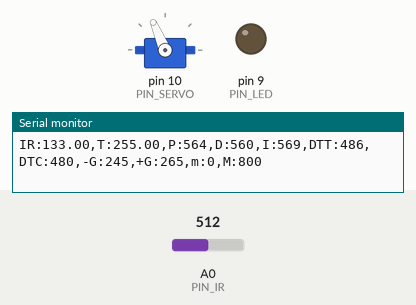
Simulated run of this sketch. Board: Arduino Uno, built with avr-gcc and run on an emulated ATmega328P. Shown: servo, output pins drawn as LEDs (lit = HIGH), the last lines printed to the serial monitor. The test bench sets the inputs (shaded band); at power-on: A0 (PIN_IR) = 512.

Above: at 1.02 s.
1.3 s: A0 (PIN_IR) set to 122
At 4.09 s:
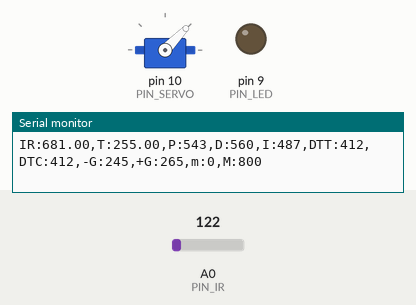
4.3 s: A0 (PIN_IR) set to 0
7.3 s: A0 (PIN_IR) set to 107
At 52.4 s:
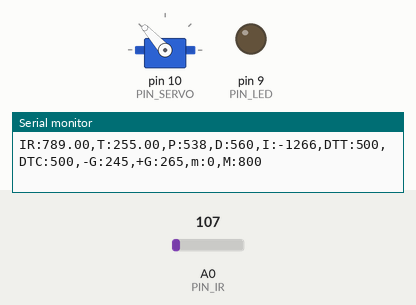
Timing chart, 0 to 53.0 s (numbered marks = the images above; inputs shaded):
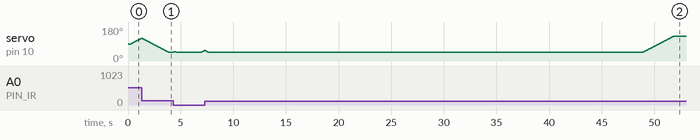

The sketch:

PID.ino
```cpp
#include <Servo.h>

#define _INTERVAL_DIST 30  // DELAY_MICROS * samples_num^2 의 값이 최종 거리측정 인터벌임. 넉넉하게 30ms 잡음.
#define DELAY_MICROS  1500 // 필터에 넣을 샘플값을 측정하는 딜레이(고정값!)
#define EMA_ALPHA 0.35     // EMA 필터 값을 결정하는 ALPHA 값. 작성자가 생각하는 최적값임.

/////////////////////////////
// Configurable parameters //
/////////////////////////////


// Arduino pin assignment
#define PIN_LED 9 // [3097] LED핀 9번으로 설정
#define PIN_SERVO 10 // [3097] 서보핀 9번으로 설정
#define PIN_IR A0 // [3097] 적외선핀 A0번으로 설정

// Framework setting
#define _DIST_TARGET 255 //[0711] 목표값
#define _DIST_MIN 97 //[0711] 측정 최솟값
#define _DIST_MAX 420 //[0711] 측정 최댓값

// Distance sensor
#define _DIST_ALPHA 0.7 // [3095] ema필터의 alpha 값을 설정

// Servo range
#define _DUTY_MIN 1020   // [1615] 서보 제어 펄스 폭: 최고 각도
#define _DUTY_NEU 1480  // [1615] 서보 제어 펄스 폭: 수평
#define _DUTY_MAX 1900  // [1615] 서보 제어 펄스 폭: 최저 각도

// Servo speed control
#define _SERVO_ANGLE 30
#define _SERVO_SPEED 70

// Event periods
#define _INTERVAL_DIST 20  // [3074] 거리측정주기 (ms)
#define _INTERVAL_SERVO 20 // [3078] 서보제어주기 (ms)
#define _INTERVAL_SERIAL 100 // [3078] Serial제어주기 (ms)

// PID parameters
#define _KP 0.8
#define _KD 60.4
#define _KI 0.03

//////////////////////
// global variables //
//////////////////////

// Servo instance
Servo myservo;

float ema_dist=0;            // EMA 필터에 사용할 변수
float filtered_dist;       // 최종 측정된 거리값을 넣을 변수. loop()안에 filtered_dist = filtered_ir_distance(); 형태로 사용하면 됨.
float samples_num = 3;     // 스파이크 제거를 위한 부분필터에 샘플을 몇개 측정할 것인지. 3개로 충분함! 가능하면 수정하지 말 것.


// Distance sensor
float dist_target = _DIST_TARGET; // location to send the ball
float dist_raw, dist_ema;  // [1615] 센서가 인식한 거리/ema 필터링된 거리

// Event periods
unsigned long last_sampling_time_dist, last_sampling_time_servo, last_sampling_time_serial;
bool event_dist, event_servo, event_serial;

// Servo speed control
int duty_chg_per_interval;
int duty_target = _DUTY_NEU;
int duty_curr = duty_target;

// PID variables
float error_curr, error_prev, control, pterm, dterm;
float iterm = 0;

void setup() {

// initialize GPIO pins for LED and attach servo
pinMode(PIN_LED, OUTPUT); // [3083] PIN_LED 핀을 OUTPUT으로 설정
myservo.attach(PIN_SERVO); // [3083] PIN_SERVO 핀을 servo를 쓰는 핀으로 설정

// initialize global variables

// move servo to neutral position
myservo.writeMicroseconds(_DUTY_NEU); // [3090]

// initialize serial port
Serial.begin(57600); // [3083] serial port의 baud rate를 57600으로 초기화
// convert angle speed into duty change per interval.
  duty_chg_per_interval = (_DUTY_MAX - _DUTY_MIN) * (_SERVO_SPEED / 180.0) * (_INTERVAL_SERVO / 1000.0); // [3074] 서보 업데이트 1주기에 증감 가능한 duty 의 최댓값

  // [1615] 마지막 이벤트 발생 시간 초기화
  last_sampling_time_dist = 0;
  last_sampling_time_servo = 0;
  last_sampling_time_serial = 0;

  event_dist = false;
  event_servo = false;
  event_serial = false;
}

void loop() {
/////////////////////
// Event generator //
/////////////////////
// [1615] 거리 측정 주기가 되었는지 검사
if (millis() >= last_sampling_time_dist + _INTERVAL_DIST)
        event_dist = true;

  // [1615] 서보 제어 주기가 되었는지 검사
  if (millis() >= last_sampling_time_servo + _INTERVAL_SERVO)
      event_servo= true;

  // [1615] Serial 제어 주기가 되었는지 검사
  if (millis() >= last_sampling_time_serial + _INTERVAL_SERIAL)
      event_serial= true;


////////////////////
// Event handlers //
////////////////////

  if(event_dist) {
     event_dist = false;
  // get a distance reading from the distance sensor
     //dist_raw = ir_distance_filtered();
     dist_raw = filtered_ir_distance();


  // PID control logic

    error_curr = 255 - dist_raw; // [3073] 현재 읽어들인 데이터와 기준 값의 차이
    pterm = _KP * error_curr; // [3073] p게인 값인 kp와 error 값의 곱
    dterm = _KD * (error_curr - error_prev);
    iterm += _KI * error_curr;
    control = pterm + dterm + iterm; //

  // duty_target = f(duty_neutral, control)
    duty_target = _DUTY_NEU + control;

  // keep duty_target value within the range of [_DUTY_MIN, _DUTY_MAX]
  duty_target = min(max(duty_target, _DUTY_MIN), _DUTY_MAX); // [1615]

  error_prev = error_curr;

  // [1615] 마지막 샘플링 시각 업데이트
  last_sampling_time_dist += _INTERVAL_DIST;
  }


  if(event_servo) {
    event_servo = false;
    // adjust duty_curr toward duty_target by duty_chg_per_interval
    if(duty_target > duty_curr) {
    duty_curr += duty_chg_per_interval;
    if(duty_curr > duty_target) duty_curr = duty_target;
  }
  else {
    duty_curr -= duty_chg_per_interval;
    if(duty_curr < duty_target) duty_curr = duty_target;
  }

    // update servo position
    myservo.writeMicroseconds(duty_curr); // [1615]

    // [1615] 마지막 서보 조작 시각 업데이트
    last_sampling_time_servo += _INTERVAL_SERVO;
  }


  if(event_serial) {
    event_serial = false;
    Serial.print("IR:");
    Serial.print(dist_raw);
    Serial.print(",T:");
    Serial.print(dist_target);
    Serial.print(",P:");
    Serial.print(map(pterm,-1000,1000,510,610));
    Serial.print(",D:");
    Serial.print(map(dterm,-1000,1000,510,610));
    Serial.print(",I:");
    Serial.print(map(iterm,-1000,1000,510,610));
    Serial.print(",DTT:");
    Serial.print(map(duty_target,1000,2000,410,510));
    Serial.print(",DTC:");
    Serial.print(map(duty_curr,1000,2000,410,510));
    Serial.println(",-G:245,+G:265,m:0,M:800");

    // [1615] 마지막 Serial 업데이트 시각 업데이트
    last_sampling_time_serial += _INTERVAL_SERIAL;
  }
}
/*
float ir_distance(void){ // return value unit: mm
  // [3088] 19_example_0에서 가져옴
  float val;
  float volt = float(analogRead(PIN_IR));
  val = ((6762.0/(volt-9.0))-4.0) * 10.0;  // [1615] 변환 식 보정 필요
  return val;
}

float ir_distance_filtered(void){ // return value unit: mm
  //return ir_distance(); // for now, just use ir_distance() without noise filter.
  dist_raw = ir_distance();
  float temp =  (1.0 - _DIST_ALPHA) * dist_ema + _DIST_ALPHA * dist_raw;
  float ema = 100 + 300.0 / (320 - 66) * (temp - 66);
  return ema; // [3088]
}
*/

float ir_distance(void){ // return value unit: mm
  float val;
  float volt = float(analogRead(PIN_IR));
  val = ((6762.0/(volt-9.0))-4.0) * 10.0;
  return 100 + 300.0 / (320 - 66) * (val - 66);
}
// ================
float under_noise_filter(void){ // 아래로 떨어지는 형태의 스파이크를 제거해주는 필터
  int currReading;
  int largestReading = 0;
  for (int i = 0; i < samples_num; i++) {
    currReading = ir_distance();
    if (currReading > largestReading) { largestReading = currReading; }
    // Delay a short time before taking another reading
    delayMicroseconds(DELAY_MICROS);
  }
  return largestReading;
}

float filtered_ir_distance(void){ // 아래로 떨어지는 형태의 스파이크를 제거 후, 위로 치솟는 스파이크를 제거하고 EMA필터를 적용함.
  // under_noise_filter를 통과한 값을 upper_nosie_filter에 넣어 최종 값이 나옴.
  int currReading;
  int lowestReading = 1024;
  for (int i = 0; i < samples_num; i++) {
    currReading = under_noise_filter();
    if (currReading < lowestReading) { lowestReading = currReading; }
  }
  // eam 필터 추가
  ema_dist = EMA_ALPHA*lowestReading + (1-EMA_ALPHA)*ema_dist;
  return ema_dist;
}
```
